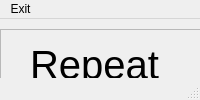
<?xml version="1.0" encoding="UTF-8"?>
<ui version="4.0">
 <class>MainWindow</class>
 <widget class="QMainWindow" name="MainWindow">
  <property name="windowTitle">
   <string>Programming Art</string>
  </property>
  <property name="toolButtonStyle">
   <enum>Qt::ToolButtonIconOnly</enum>
  </property>
  <property name="tabShape">
   <enum>QTabWidget::Rounded</enum>
  </property>
  <widget class="QWidget" name="centralwidget">
   <widget class="QPushButton" name="startButton">
    <property name="geometry">
     <rect>
      <x>120</x>
      <y>560</y>
      <width>151</width>
      <height>121</height>
     </rect>
    </property>
    <property name="font">
     <font>
      <pointsize>30</pointsize>
     </font>
    </property>
    <property name="text">
     <string>Start</string>
    </property>
   </widget>
   <widget class="QFrame" name="frame">
    <property name="geometry">
     <rect>
      <x>0</x>
      <y>10</y>
      <width>371</width>
      <height>471</height>
     </rect>
    </property>
    <property name="frameShape">
     <enum>QFrame::StyledPanel</enum>
    </property>
    <property name="frameShadow">
     <enum>QFrame::Sunken</enum>
    </property>
    <property name="lineWidth">
     <number>10</number>
    </property>
    <widget class="QSpinBox" name="repeat_times">
     <property name="geometry">
      <rect>
       <x>250</x>
       <y>20</y>
       <width>71</width>
       <height>41</height>
      </rect>
     </property>
     <property name="font">
      <font>
       <pointsize>30</pointsize>
      </font>
     </property>
     <property name="minimum">
      <number>30</number>
     </property>
     <property name="maximum">
      <number>300</number>
     </property>
     <property name="singleStep">
      <number>10</number>
     </property>
    </widget>
    <widget class="QLabel" name="label_repeat">
     <property name="geometry">
      <rect>
       <x>30</x>
       <y>10</y>
       <width>131</width>
       <height>51</height>
      </rect>
     </property>
     <property name="font">
      <font>
       <pointsize>30</pointsize>
      </font>
     </property>
     <property name="text">
      <string>Repeat</string>
     </property>
     <property name="scaledContents">
      <bool>true</bool>
     </property>
    </widget>
    <widget class="QLabel" name="label_2">
     <property name="geometry">
      <rect>
       <x>30</x>
       <y>190</y>
       <width>131</width>
       <height>41</height>
      </rect>
     </property>
     <property name="font">
      <font>
       <pointsize>30</pointsize>
      </font>
     </property>
     <property name="text">
      <string>Width</string>
     </property>
     <property name="scaledContents">
      <bool>true</bool>
     </property>
    </widget>
    <widget class="QLabel" name="label_4">
     <property name="geometry">
      <rect>
       <x>30</x>
       <y>240</y>
       <width>131</width>
       <height>65</height>
      </rect>
     </property>
     <property name="font">
      <font>
       <pointsize>30</pointsize>
      </font>
     </property>
     <property name="text">
      <string>Length</string>
     </property>
    </widget>
    <widget class="QLabel" name="label_5">
     <property name="geometry">
      <rect>
       <x>30</x>
       <y>320</y>
       <width>121</width>
       <height>41</height>
      </rect>
     </property>
     <property name="font">
      <font>
       <pointsize>30</pointsize>
      </font>
     </property>
     <property name="text">
      <string>Color</string>
     </property>
    </widget>
    <widget class="Line" name="line">
     <property name="geometry">
      <rect>
       <x>0</x>
       <y>69</y>
       <width>371</width>
       <height>31</height>
      </rect>
     </property>
     <property name="lineWidth">
      <number>1</number>
     </property>
     <property name="orientation">
      <enum>Qt::Horizontal</enum>
     </property>
    </widget>
    <widget class="QPushButton" name="color_button">
     <property name="geometry">
      <rect>
       <x>240</x>
       <y>330</y>
       <width>81</width>
       <height>31</height>
      </rect>
     </property>
     <property name="font">
      <font>
       <pointsize>30</pointsize>
      </font>
     </property>
     <property name="text">
      <string/>
     </property>
    </widget>
    <widget class="QSlider" name="length_slider">
     <property name="geometry">
      <rect>
       <x>200</x>
       <y>260</y>
       <width>160</width>
       <height>30</height>
      </rect>
     </property>
     <property name="minimum">
      <number>100</number>
     </property>
     <property name="maximum">
      <number>300</number>
     </property>
     <property name="singleStep">
      <number>10</number>
     </property>
     <property name="pageStep">
      <number>10</number>
     </property>
     <property name="value">
      <number>150</number>
     </property>
     <property name="orientation">
      <enum>Qt::Horizontal</enum>
     </property>
    </widget>
    <widget class="QSlider" name="width_slider">
     <property name="geometry">
      <rect>
       <x>200</x>
       <y>200</y>
       <width>160</width>
       <height>30</height>
      </rect>
     </property>
     <property name="minimum">
      <number>2</number>
     </property>
     <property name="maximum">
      <number>20</number>
     </property>
     <property name="singleStep">
      <number>2</number>
     </property>
     <property name="pageStep">
      <number>2</number>
     </property>
     <property name="value">
      <number>6</number>
     </property>
     <property name="orientation">
      <enum>Qt::Horizontal</enum>
     </property>
    </widget>
    <widget class="QFrame" name="sample">
     <property name="geometry">
      <rect>
       <x>30</x>
       <y>440</y>
       <width>120</width>
       <height>20</height>
      </rect>
     </property>
     <property name="frameShape">
      <enum>QFrame::StyledPanel</enum>
     </property>
     <property name="frameShadow">
      <enum>QFrame::Raised</enum>
     </property>
    </widget>
    <widget class="QLabel" name="label_6">
     <property name="geometry">
      <rect>
       <x>30</x>
       <y>380</y>
       <width>261</width>
       <height>41</height>
      </rect>
     </property>
     <property name="font">
      <font>
       <pointsize>30</pointsize>
      </font>
     </property>
     <property name="text">
      <string>Sample Line:</string>
     </property>
    </widget>
    <widget class="QLabel" name="label_3">
     <property name="geometry">
      <rect>
       <x>30</x>
       <y>110</y>
       <width>111</width>
       <height>51</height>
      </rect>
     </property>
     <property name="font">
      <font>
       <pointsize>30</pointsize>
      </font>
     </property>
     <property name="text">
      <string>Angle</string>
     </property>
     <property name="wordWrap">
      <bool>true</bool>
     </property>
    </widget>
    <widget class="QDial" name="angle_dial">
     <property name="geometry">
      <rect>
       <x>260</x>
       <y>100</y>
       <width>81</width>
       <height>81</height>
      </rect>
     </property>
     <property name="minimum">
      <number>30</number>
     </property>
     <property name="maximum">
      <number>180</number>
     </property>
     <property name="pageStep">
      <number>1</number>
     </property>
     <property name="value">
      <number>30</number>
     </property>
     <property name="sliderPosition">
      <number>30</number>
     </property>
     <property name="orientation">
      <enum>Qt::Vertical</enum>
     </property>
     <property name="wrapping">
      <bool>false</bool>
     </property>
     <property name="notchTarget">
      <double>10.000000000000000</double>
     </property>
     <property name="notchesVisible">
      <bool>true</bool>
     </property>
    </widget>
    <widget class="QTextEdit" name="textAngle">
     <property name="geometry">
      <rect>
       <x>140</x>
       <y>110</y>
       <width>104</width>
       <height>64</height>
      </rect>
     </property>
    </widget>
   </widget>
   <widget class="QLabel" name="Art">
    <property name="geometry">
     <rect>
      <x>390</x>
      <y>10</y>
      <width>451</width>
      <height>471</height>
     </rect>
    </property>
    <property name="text">
     <string/>
    </property>
   </widget>
  </widget>
  <widget class="QMenuBar" name="menubar">
   <property name="geometry">
    <rect>
     <x>0</x>
     <y>0</y>
     <width>1071</width>
     <height>22</height>
    </rect>
   </property>
   <widget class="QMenu" name="menuExit">
    <property name="title">
     <string>Exit</string>
    </property>
   </widget>
   <addaction name="menuExit"/>
  </widget>
  <widget class="QStatusBar" name="statusbar"/>
 </widget>
 <resources/>
 <connections/>
</ui>
